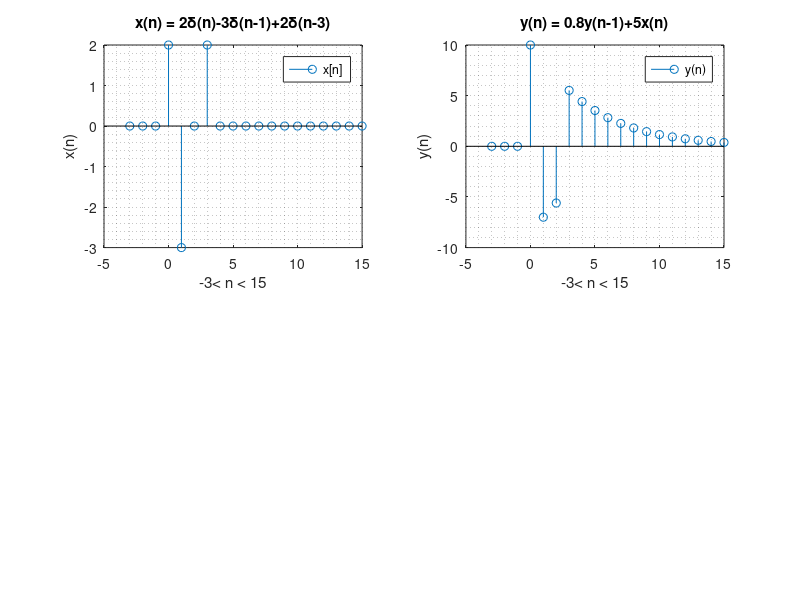

Source code (MATLAB): (Note: this script raises an error after producing the figure.)
%Assignment 3
% Done by Mahmoud Yassin Mahmoud
% ID: 202113650
% Submitted To Dr. Wail A. Mousa
% Bism Allah and I will start with 
%(Q1): 
%%%%%%%%%%%%%%%%%%%%%%%%%%%%%%%%%%%%%%%%%%%%%%%%%%%%%%%%%%%%%%
clc;
clear;
%--------------------------------------------------------
%defining time
n1 = -3:-1;% defining -ve range
n2 = 0:15;% defining +ve range
n =[n1 n2]; % combined range
N2 = length(n2);% length of positive range
N = length(n);
%-----------------------------------------------------------
a = [1 -0.8];% the coefficients a[k] of the output signal y(n) 
b = [5];% the coefficients b[k] of the input signal x(n)
x = [zeros(1,length(n1)) 2 -3 0 2 zeros(1,N2-4)]; % the x(n) is zero padded to define it for -3=<n=<15
y = filter(b,a,x);
%-------------------------------------------------------
% Plotting
subplot(221)
  stem(n,x);
  legend('x[n]')
     grid minor
     title('x(n) = 2\delta(n)-3\delta(n-1)+2\delta(n-3)')
     xlabel('-3< n < 15') 
     ylabel('x(n)')
subplot(222)
  stem(n,y);
  legend('y(n)')
     grid minor
     title(['y(n) = 0.8y(n-1)+5x(n)'])
     xlabel('-3< n < 15') 
     ylabel('y(n)') 
%-----------------------------------------------------
% creating table
n= n.';
x= x.';
y= y.';
Results = table(n,x,y)


